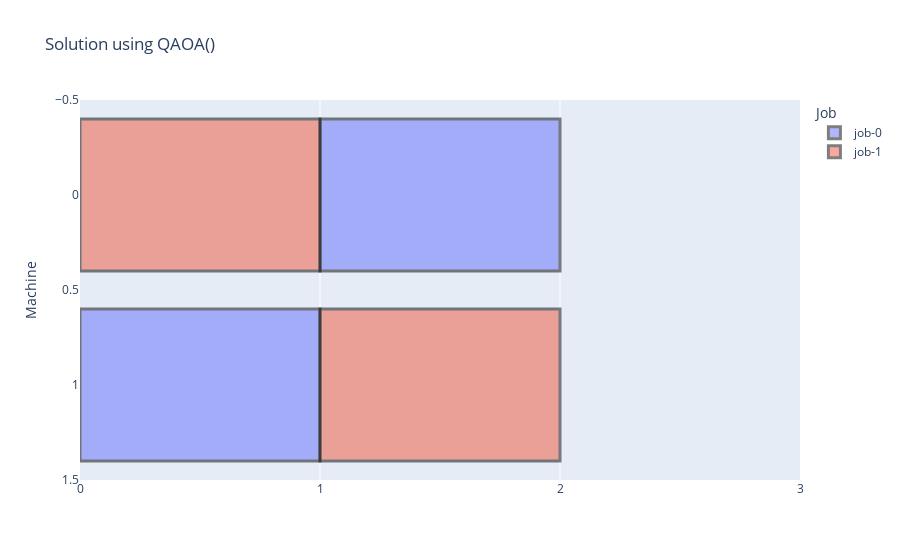

Notebook code cell kept with this figure:
### Code cell
draw_solution(jsp, solution=qaoa_solution_schedule, x_max=qaoa_makespan+1, title='Solution using QAOA()')

### Figure 1 — Plotly figure (JSON) as saved in the notebook; plotly's stock layout.template omitted (floating-point values rounded to 4 significant figures)
{"data": [{"alignmentgroup": "True", "base": ["1971-01-01", "1971-01-02"], "customdata": [["operation-0"], ["operation-1"]], "hovertemplate": "Job=job-0<br>Start=%{base}<br>Finish=%{x}<br>Machine=%{y}<br>Operation=%{customdata[0]}<extra></extra>", "legendgroup": "job-0", "marker": {"color": "#636efa", "line": {"color": "black", "width": 3}}, "name": "job-0", "offsetgroup": "job-0", "opacity": 0.5, "orientation": "h", "showlegend": true, "textposition": "auto", "type": "bar", "x": [86400000, 86400000], "xaxis": "x", "y": [1, 0], "yaxis": "y"}, {"alignmentgroup": "True", "base": ["1971-01-01", "1971-01-02"], "customdata": [["operation-0"], ["operation-1"]], "hovertemplate": "Job=job-1<br>Start=%{base}<br>Finish=%{x}<br>Machine=%{y}<br>Operation=%{customdata[0]}<extra></extra>", "legendgroup": "job-1", "marker": {"color": "#EF553B", "line": {"color": "black", "width": 3}}, "name": "job-1", "offsetgroup": "job-1", "opacity": 0.5, "orientation": "h", "showlegend": true, "textposition": "auto", "type": "bar", "x": [86400000, 86400000], "xaxis": "x", "y": [0, 1], "yaxis": "y"}], "layout": {"barmode": "overlay", "legend": {"title": {"text": "Job"}, "tracegroupgap": 0}, "title": {"text": "Solution using QAOA()"}, "xaxis": {"anchor": "y", "domain": [0, 1], "range": ["1971-01-01", "1971-01-04"], "ticktext": [0, 1, 2, 3], "tickvals": ["1971-01-01", "1971-01-02", "1971-01-03", "1971-01-04"], "type": "date"}, "yaxis": {"anchor": "x", "autorange": "reversed", "domain": [0, 1], "title": {"text": "Machine"}}}}
